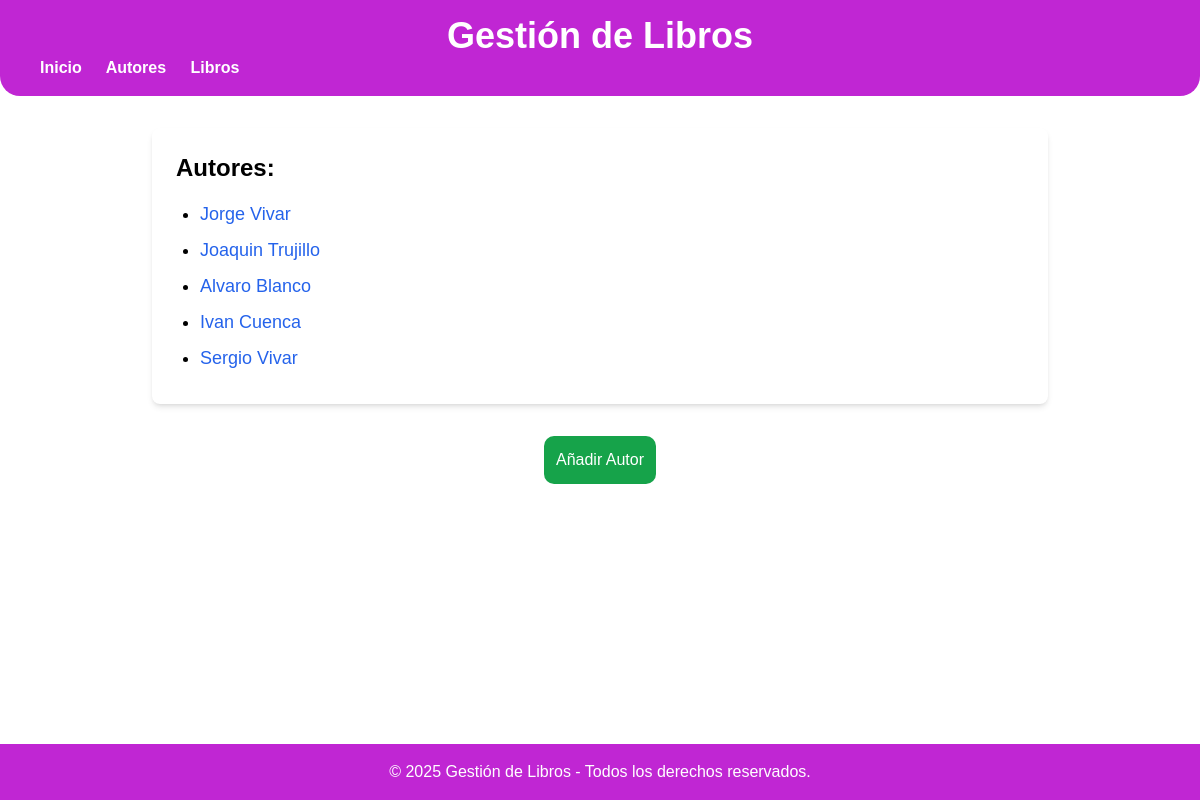
/gestion/autores/, run on an earlier commit of the app's database.
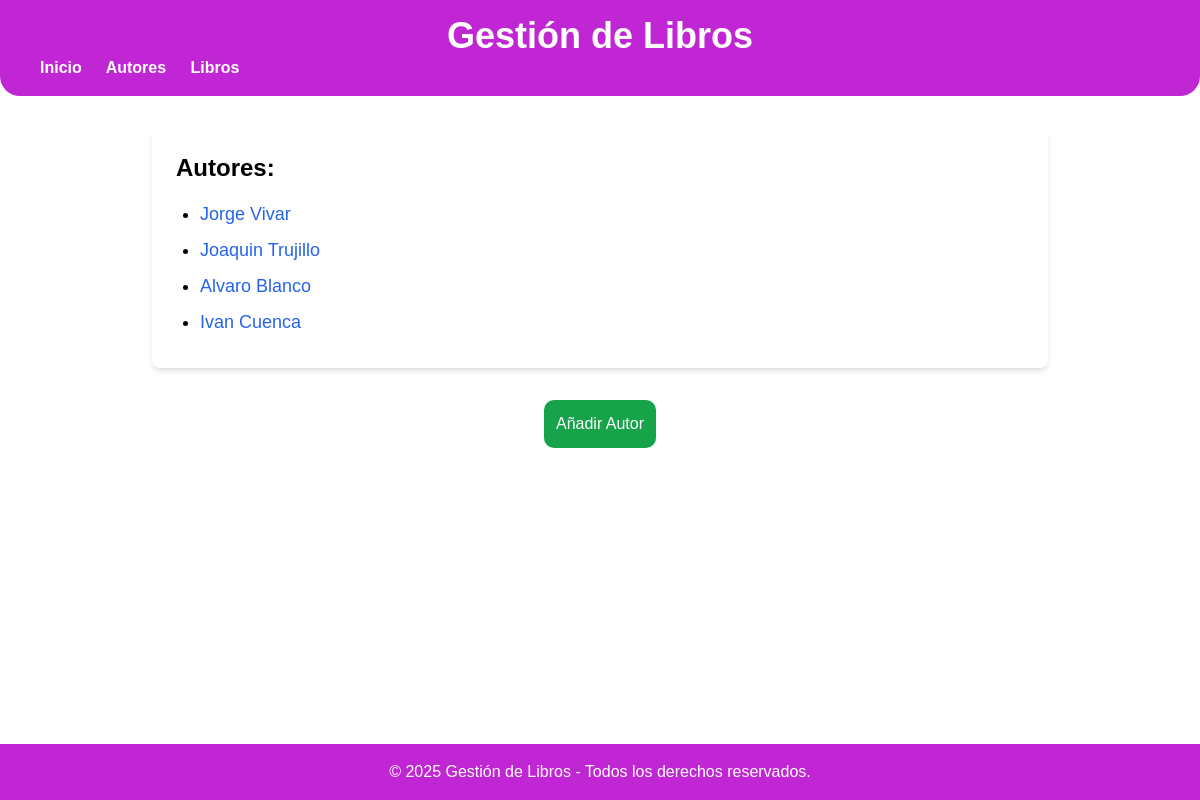
And on a later commit of the database.
### myapp/models.py (models this page shows, shortened)
class Autor(models.Model):
    nombre= models.CharField(max_length=100)
    apellido= models.CharField(max_length=100)
    fecha_nacimiento= models.DateField()

### myapp/views.py (the view)
# urls.py: path('autores/', views.AutorListView.as_view(), name='lista_autores'),
class AutorListView(ListView):
    model = Autor
    template_name = 'lista_autores.html'

### templates/lista_autores.html (shortened to what this page needs)
{% extends 'layouts/base.html' %}
{% block content %}
    <h3 class="text-2xl font-bold mb-4">Autores:</h3>
    <ul class="list-disc pl-6">
        {% for autor in object_list %}
        <li class="text-lg mb-2 capitalize">
            <a href="{% url 'detalle_autor' autor.id %}" class="text-blue-600 hover:underline">
                {{ autor.nombre }} {{ autor.apellido }}
            </a>
        </li>
        {% empty %}
        <p>No hay autores disponibles.</p>
        {% endfor %}
    </ul>
{% endblock %}
{% block actions %}
<div class="max-w-4xl mx-auto mt-8 bg-white rounded-lg flex flex-col items-center">
    <a href="{% url 'add_autor' %}" class="bg-green-600 p-3 text-white rounded-[10px] hover:bg-green-500">Añadir Autor</a>
</div>
{% endblock %}

### templates/layouts/base.html (shortened to what this page needs)
<!DOCTYPE html>
<html lang="es">
<head>
    <script src="https://cdn.tailwindcss.com"></script>
</head>
<body class="min-h-screen flex flex-col">
    <header class="bg-fuchsia-600 text-white py-4 flex flex-col items-center rounded-b-[20px]">
        <h1 class="text-4xl font-bold">Gestión de Libros</h1>
        <nav class="w-full pl-10 font-bold">
            <a href="{% url 'index' %}" class="pr-5">Inicio</a>
            <a href="{% url 'lista_autores' %}" class="pr-5">Autores</a>
            <a href="{% url 'lista_libros' %}" class="pr-5">Libros</a>
        </nav>
    </header>
    <main class=" flex-1">
        <div  class="max-w-4xl mx-auto mt-8 p-6 bg-white rounded-lg shadow-md">
            {% block content %}
            {% endblock %}
        </div>
        <div>
            {% block actions %}
            {% endblock %}
        </div>
    </main>
    <footer class="bg-fuchsia-600 text-white text-center py-4 mt-10">
        © 2025 Gestión de Libros - Todos los derechos reservados.
    </footer>
</body>
</html>

### templates/layouts/base.html (style rules this page uses)
* { font-family: Arial, sans-serif; margin: 0; padding: 0; }

What changed in the data, as far as the page shows it:
removed Autor: nombre "Sergio", apellido "Vivar"
